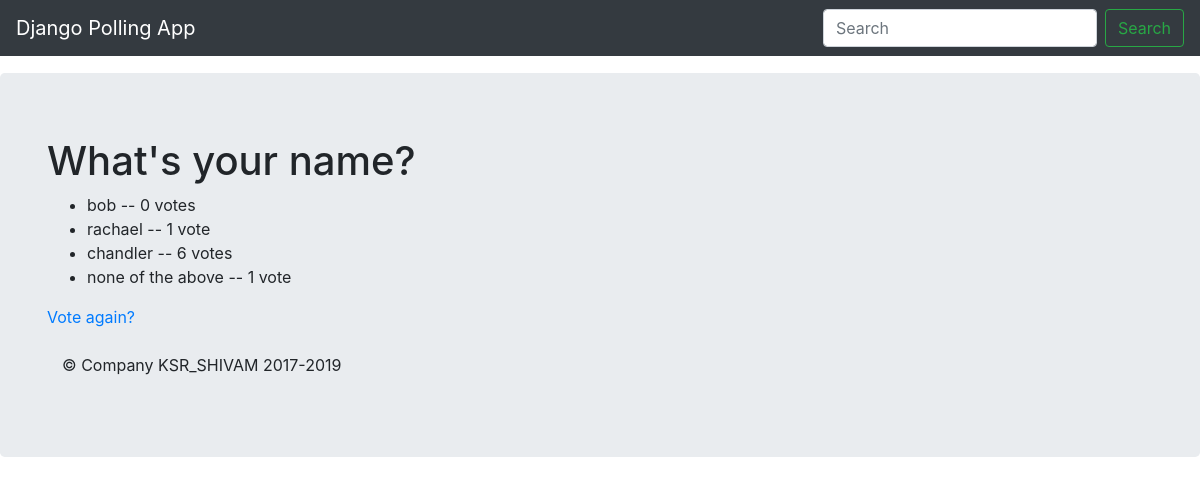
/polls/1/results, run on the app's committed database.
### polls/models.py (models this page shows, shortened)
class Question(models.Model):
	question_text=models.CharField(max_length=200)
	pub_date=models.DateTimeField('Date_Published')

class Choice(models.Model):
	choice_text=models.CharField(max_length=200)
	votes=models.IntegerField(default=0)
	question=models.ForeignKey(Question,on_delete=models.CASCADE)

### polls/views.py (the view)
# urls.py: url(r'^(?P<question_id>[0-9]+)/results$',views.results,name="results"),
def results(request,question_id):
	question=get_object_or_404(Question,pk=question_id)
	return render(request,'polls/results.html', {'question':question})

### polls/templates/polls/results.html
{% extends 'polls/base.html' %}
{% block main_content %}
<h1>{{question.question_text}}</h1>
<ul>
	{% for choice in question.choice_set.all %}
	<li>{{choice.choice_text}} -- {{choice.votes}} vote{{choice.votes|pluralize}}</li>
	{% endfor %}
</ul>
<a href="{% url 'polls:detail' question.id %}">Vote again?</a>
{% endblock %}

### polls/templates/polls/base.html (shortened to what this page needs)
{% load staticfiles %}
<!DOCTYPE html>
<html>
<head>
	<link rel = "stylesheet" type = "text/css" href = "{% static 'polls/bootstrap-4.3.1-dist/css/bootstrap.min.css' %}"/>
	<link rel = "stylesheet" type = "text/css" href = "{% static 'polls/style.css' %}"/>
</head>
<body>
<p>Header</p>
{% include "polls/header.html" %}
<div class="jumbotron">
    <div class="container">
		{% block main_content %}
		{% endblock %}
		<br>
		{% include "polls/footer.html" %}
	</div>
</div>
</body>
</html>

### polls/templates/polls/header.html (shortened to what this page needs)
 <nav class="navbar navbar-expand-md navbar-dark fixed-top bg-dark">
  <a class="navbar-brand" href="#">Django Polling App</a>
  <div class="collapse navbar-collapse" id="navbarsExampleDefault">
    <form class="form-inline my-2 my-lg-0">
      <input class="form-control mr-sm-2" type="text" placeholder="Search" aria-label="Search">
      <button class="btn btn-outline-success my-2 my-sm-0" type="submit">Search</button>
    </form>
  </div>
</nav>

### polls/templates/polls/footer.html
<footer class="container">
    <br>
  <p>&copy; Company KSR_SHIVAM 2017-2019</p>
</footer>

### data on the page
Question: question_text "What's your name?"
Choice: choice_text "bob", votes "0"
Choice: choice_text "rachael", votes "1"
Choice: choice_text "chandler", votes "6"
Choice: choice_text "none of the above", votes "1"
